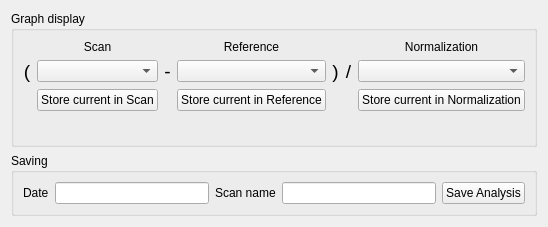
          <widget class="QWidget" name="layoutWidget">
           <layout class="QVBoxLayout" name="verticalLayout_9">
            <item>
             <widget class="QGroupBox" name="groupBox">
              <property name="sizePolicy">
               <sizepolicy hsizetype="Expanding" vsizetype="Expanding">
                <horstretch>0</horstretch>
                <verstretch>0</verstretch>
               </sizepolicy>
              </property>
              <property name="title">
               <string>Graph display</string>
              </property>
              <layout class="QVBoxLayout" name="verticalLayout_6">
               <item>
                <layout class="QGridLayout" name="gridLayout_2">
                 <item row="1" column="3">
                  <widget class="QComboBox" name="refbox"/>
                 </item>
                 <item row="1" column="2">
                  <widget class="QLabel" name="label_4">
                   <property name="font">
                    <font>
                     <pointsize>14</pointsize>
                    </font>
                   </property>
                   <property name="text">
                    <string>-</string>
                   </property>
                   <property name="alignment">
                    <set>Qt::AlignCenter</set>
                   </property>
                  </widget>
                 </item>
                 <item row="0" column="3">
                  <widget class="QLabel" name="label_15">
                   <property name="text">
                    <string>Reference</string>
                   </property>
                   <property name="alignment">
                    <set>Qt::AlignCenter</set>
                   </property>
                  </widget>
                 </item>
                 <item row="0" column="1">
                  <widget class="QLabel" name="label_7">
                   <property name="text">
                    <string>Scan</string>
                   </property>
                   <property name="alignment">
                    <set>Qt::AlignCenter</set>
                   </property>
                  </widget>
                 </item>
                 <item row="0" column="6">
                  <widget class="QLabel" name="label_16">
                   <property name="text">
                    <string>Normalization</string>
                   </property>
                   <property name="alignment">
                    <set>Qt::AlignCenter</set>
                   </property>
                  </widget>
                 </item>
                 <item row="1" column="6">
                  <widget class="QComboBox" name="normbox"/>
                 </item>
                 <item row="1" column="0">
                  <widget class="QLabel" name="label_3">
                   <property name="font">
                    <font>
                     <pointsize>14</pointsize>
                    </font>
                   </property>
                   <property name="text">
                    <string>(</string>
                   </property>
                   <property name="alignment">
                    <set>Qt::AlignCenter</set>
                   </property>
                  </widget>
                 </item>
                 <item row="1" column="1">
                  <widget class="QComboBox" name="scanbox"/>
                 </item>
                 <item row="1" column="5">
                  <widget class="QLabel" name="label_6">
                   <property name="font">
                    <font>
                     <pointsize>14</pointsize>
                    </font>
                   </property>
                   <property name="text">
                    <string>/</string>
                   </property>
                   <property name="alignment">
                    <set>Qt::AlignCenter</set>
                   </property>
                  </widget>
                 </item>
                 <item row="1" column="4">
                  <widget class="QLabel" name="label_5">
                   <property name="font">
                    <font>
                     <pointsize>14</pointsize>
                    </font>
                   </property>
                   <property name="text">
                    <string>)</string>
                   </property>
                   <property name="alignment">
                    <set>Qt::AlignCenter</set>
                   </property>
                  </widget>
                 </item>
                 <item row="2" column="1">
                  <widget class="QPushButton" name="scanStore">
                   <property name="text">
                    <string>Store current in Scan</string>
                   </property>
                  </widget>
                 </item>
                 <item row="2" column="3">
                  <widget class="QPushButton" name="refStore">
                   <property name="text">
                    <string>Store current in Reference</string>
                   </property>
                  </widget>
                 </item>
                 <item row="2" column="6">
                  <widget class="QPushButton" name="normStore">
                   <property name="text">
                    <string>Store current in Normalization</string>
                   </property>
                  </widget>
                 </item>
                </layout>
               </item>
               <item>
                <widget class="QWidget" name="widget" native="true">
                 <property name="sizePolicy">
                  <sizepolicy hsizetype="Expanding" vsizetype="Expanding">
                   <horstretch>0</horstretch>
                   <verstretch>0</verstretch>
                  </sizepolicy>
                 </property>
                 <layout class="QVBoxLayout" name="analysisGraph"/>
                </widget>
               </item>
              </layout>
             </widget>
            </item>
            <item>
             <widget class="QGroupBox" name="groupBox_5">
              <property name="sizePolicy">
               <sizepolicy hsizetype="Expanding" vsizetype="Fixed">
                <horstretch>0</horstretch>
                <verstretch>0</verstretch>
               </sizepolicy>
              </property>
              <property name="title">
               <string>Saving</string>
              </property>
              <layout class="QHBoxLayout" name="horizontalLayout_2">
               <item>
                <widget class="QLabel" name="label">
                 <property name="sizePolicy">
                  <sizepolicy hsizetype="Preferred" vsizetype="Minimum">
                   <horstretch>0</horstretch>
                   <verstretch>0</verstretch>
                  </sizepolicy>
                 </property>
                 <property name="maximumSize">
                  <size>
                   <width>16777215</width>
                   <height>24</height>
                  </size>
                 </property>
                 <property name="text">
                  <string>Date</string>
                 </property>
                </widget>
               </item>
               <item>
                <widget class="QLineEdit" name="dateEdit">
                 <property name="maximumSize">
                  <size>
                   <width>16777215</width>
                   <height>24</height>
                  </size>
                 </property>
                </widget>
               </item>
               <item>
                <widget class="QLabel" name="label_2">
                 <property name="sizePolicy">
                  <sizepolicy hsizetype="Preferred" vsizetype="Minimum">
                   <horstretch>0</horstretch>
                   <verstretch>0</verstretch>
                  </sizepolicy>
                 </property>
                 <property name="maximumSize">
                  <size>
                   <width>16777215</width>
                   <height>24</height>
                  </size>
                 </property>
                 <property name="text">
                  <string>Scan name</string>
                 </property>
                </widget>
               </item>
               <item>
                <widget class="QLineEdit" name="nameEdit">
                 <property name="maximumSize">
                  <size>
                   <width>16777215</width>
                   <height>24</height>
                  </size>
                 </property>
                </widget>
               </item>
               <item>
                <widget class="QPushButton" name="saveButton">
                 <property name="maximumSize">
                  <size>
                   <width>16777215</width>
                   <height>24</height>
                  </size>
                 </property>
                 <property name="text">
                  <string>Save Analysis</string>
                 </property>
                </widget>
               </item>
              </layout>
             </widget>
            </item>
           </layout>
          </widget>
